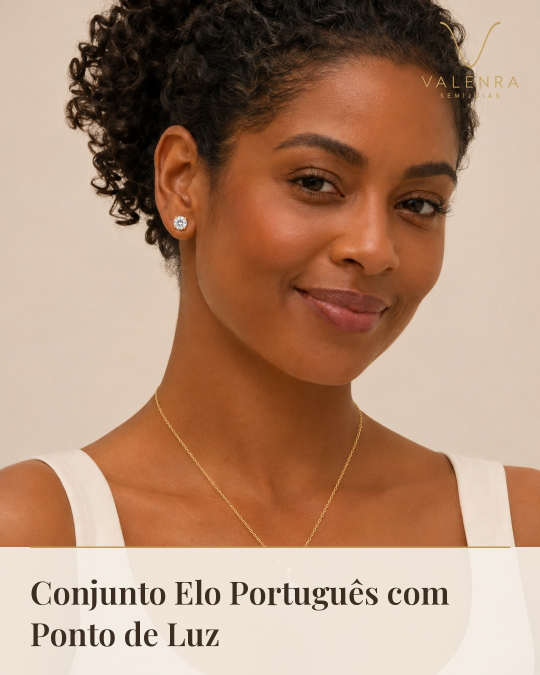
#> input picture fila/2026-11-15_1900/arte1.jpg, 1080 x 1350 px (shown at 1/2 size)
$ python -i capa_reels.py   (imports and definitions only)
#> lines starting #> are read from the running program, lines starting #| are printed output that depends on the picture
#> further down, picture is the input picture: PIL image 1080x1350 RGB; mean R, G, B 175.3, 140.2, 117.2
"""Capas de Reels da Valenra Semijoias (1080x1920) - foto real + tipografia editorial.

Regras (do brandbook):
  - a foto e sempre REAL (celular, luz natural, mao/cliente/bastidor). Sem fundo gerado.
  - tipografia: Playfair Display (titulo, com 1 palavra em italico) + Jost espacado (apoio).
  - acabamento: leve tom quente + grao fino, para parecer foto e nao arte digital.
  - tudo que importa fica na area segura do grid (y 240 a 1680).

Titulo: *palavra* = italico; "|" = quebra de linha.
Uso:  python capa_reels.py estilo foto.jpg "Titulo" "APOIO" saida.jpg
estilos: split_creme | split_chocolate | moldura | cheia
"""
import os, re, sys, random
from PIL import Image, ImageDraw, ImageFont, ImageOps, ImageFilter, ImageEnhance, ImageChops

W, H = 1080, 1920
SEG_TOPO, SEG_BASE = 240, 1680
CREME = (241, 232, 219)
CHOCOLATE = (54, 35, 26)
TEXTO = (72, 45, 31)
DOURADO = (184, 148, 88)
DOURADO_CLARO = (222, 193, 139)
CREME_TXT = (250, 244, 235)

PASTA = os.path.dirname(os.path.abspath(__file__))
FONTES = os.environ.get("VALENRA_FONTES", os.path.join(PASTA, "fonts"))


# [7 lines left out: function _f, not called in this run]


def serif(t, it=False):
    return _f("PlayfairItalic.ttf", t, "Italic") if it else _f("Playfair.ttf", t, "Regular")


def sans(t, peso="Regular"):
    return _f("Jost.ttf", t, peso)


# ------------------------------------------------------------ acabamento "foto real"

# [6 lines left out: function grao, not called in this run]


def tom_quente(img, calor=0.06, contraste=1.03, sat=0.94):
#> called with calor = 0.06, contraste = 1.03, sat = 0.94
    r, g, b = img.split()
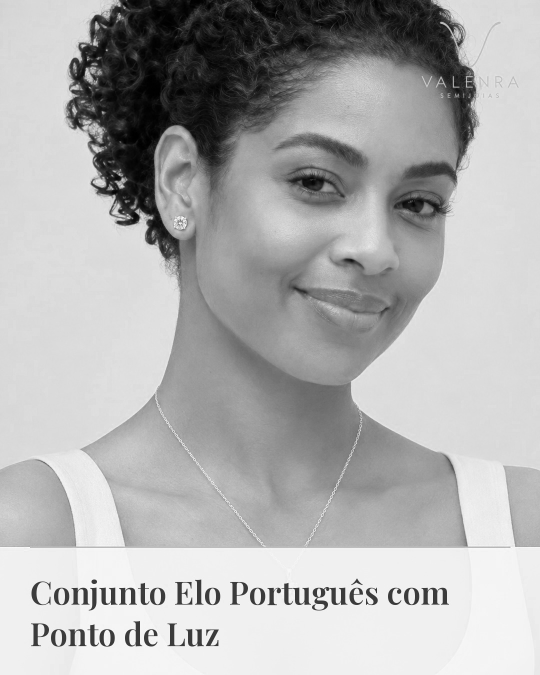
#> r: PIL image 1080x1350 L (shown at 1/2 size); min 0, max 255, mean 175.3
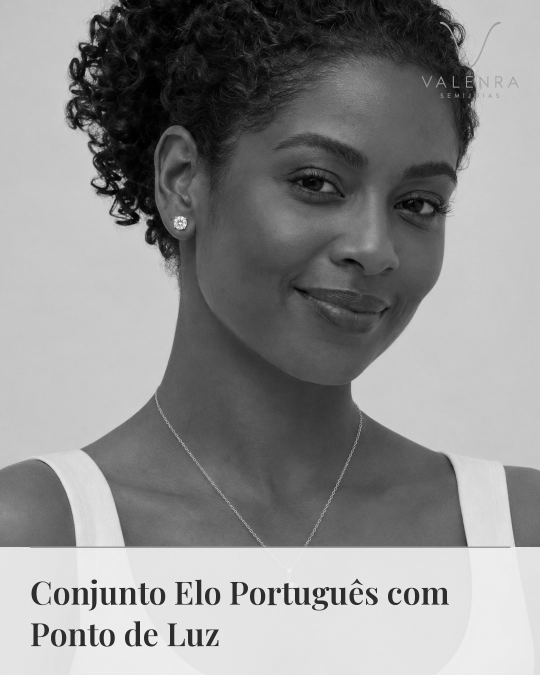
#> g: PIL image 1080x1350 L (shown at 1/2 size); min 0, max 255, mean 140.2
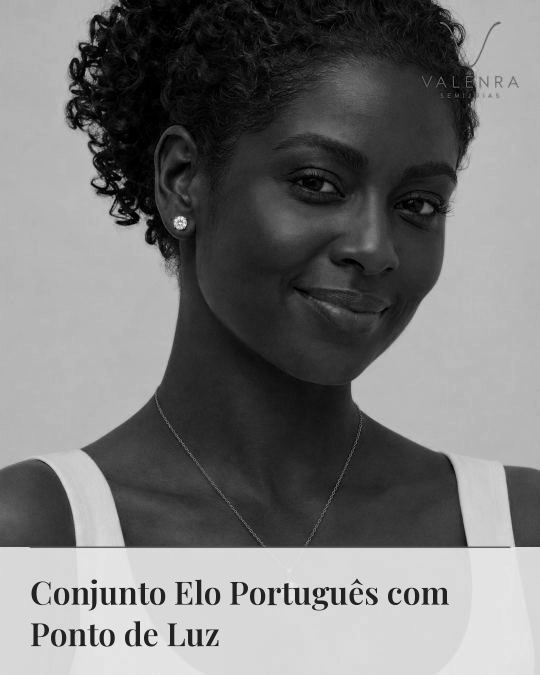
#> b: PIL image 1080x1350 L (shown at 1/2 size); min 0, max 253, mean 117.2
    r = r.point(lambda v: min(255, int(v * (1 + calor))))
    b = b.point(lambda v: int(v * (1 - calor * 0.8)))
    img = Image.merge("RGB", (r, g, b))
    img = ImageEnhance.Contrast(img).enhance(contraste)
    return ImageEnhance.Color(img).enhance(sat)


# [14 lines left out: functions papel, preparar, not called in this run]


# ------------------------------------------------------------ texto

def tokens(l):
    return [(p.strip("*"), p.startswith("*")) for p in re.split(r"(\*[^*]+\*)", l) if p]


# [35 lines left out: functions espacado, titulo, apoio, not called in this run]


def assinatura(d, y, cor):
    espacado(d, W / 2, y, "VALENRA", sans(34), cor, 15)


# ------------------------------------------------------------ estilos

# [72 lines left out: functions split_creme, split_chocolate, moldura, cheia, not called in this run]


ESTILOS = {"split_creme": split_creme, "split_chocolate": split_chocolate, "moldura": moldura, "cheia": cheia}


# [46 lines left out: function processar_fila, not called in this run]


# [9 lines not run here, left out]

>>> from PIL import Image
>>> picture = Image.open('../fila/2026-11-15_1900/arte1.jpg')
>>> result = tom_quente(picture)
